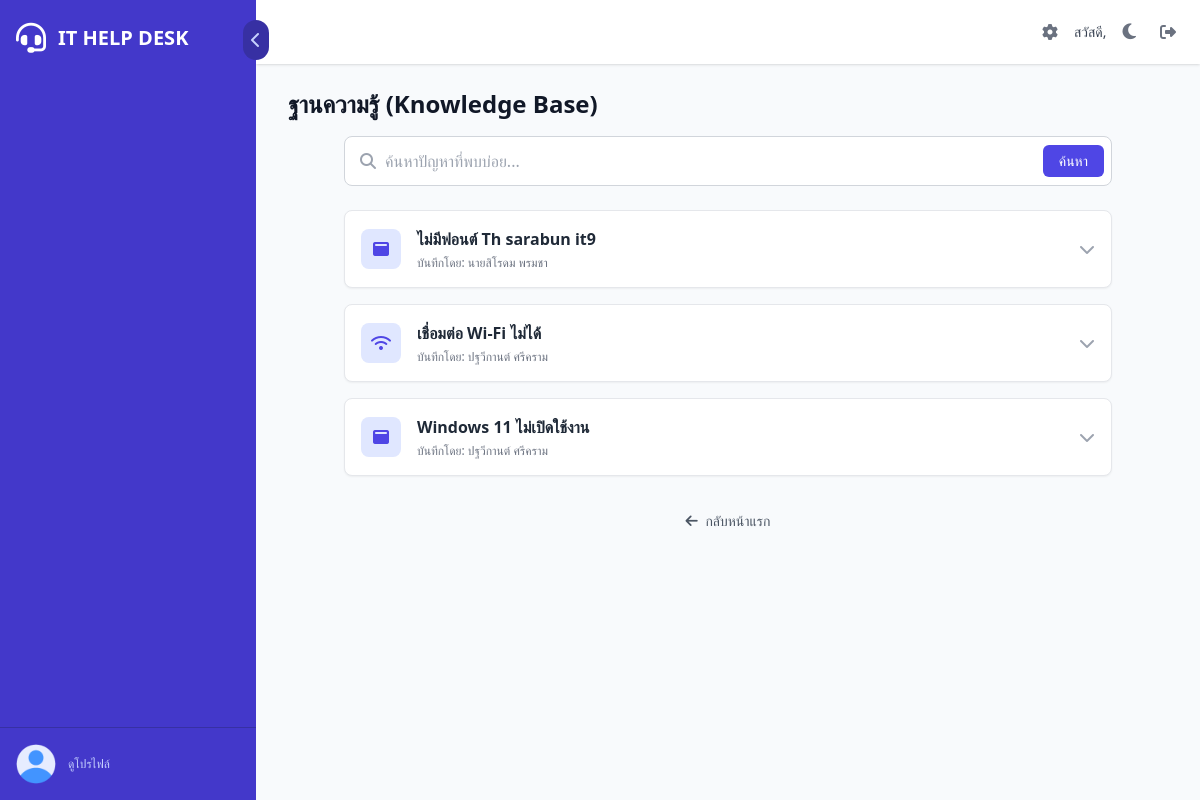
The app's page /knowledge_base.php, older data.
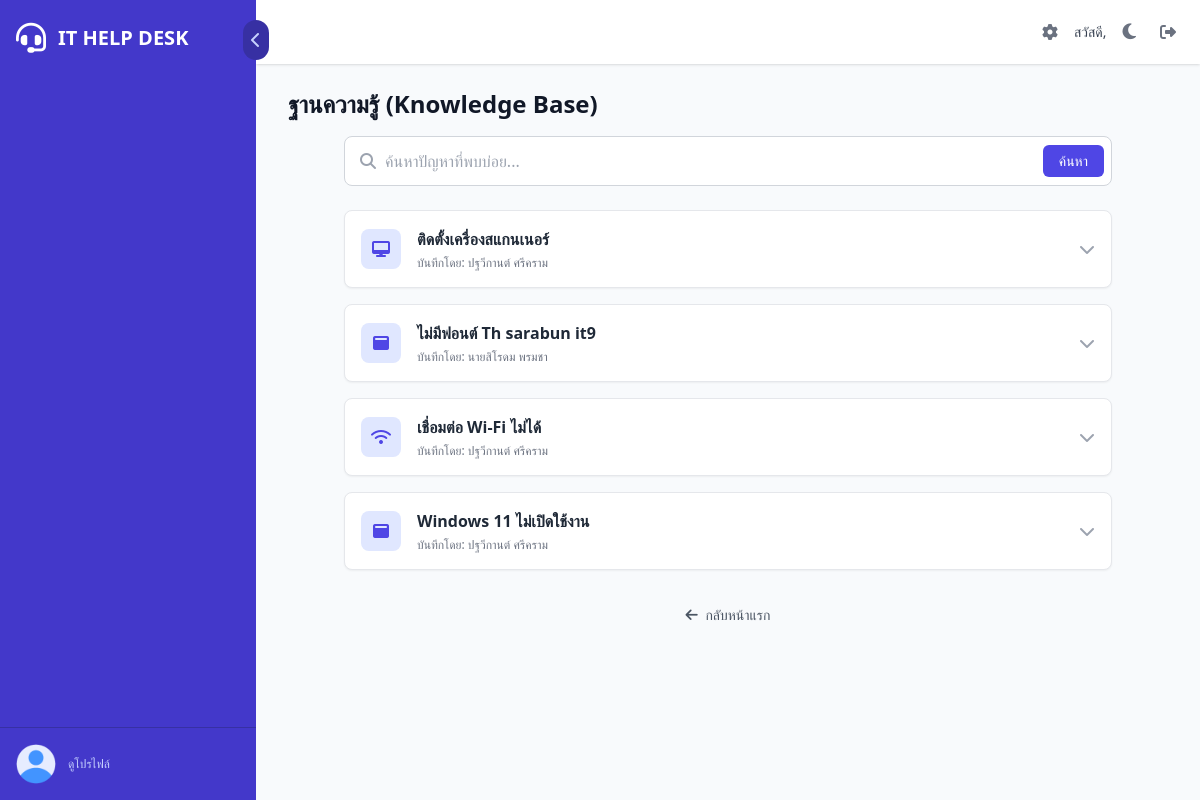
The same page, newer data.
### tables this page shows
CREATE TABLE `knowledge_base` (
  `id` int(11) NOT NULL,
  `issue_id_source` int(11) DEFAULT NULL,
  `category` varchar(100) NOT NULL,
  `question` text NOT NULL,
  `answer` text NOT NULL,
  `created_by` int(11) NOT NULL,
  `created_at` timestamp NOT NULL DEFAULT current_timestamp()
);

CREATE TABLE `users` (
  `id` int(11) NOT NULL,
  `fullname` varchar(255) NOT NULL,
  `position` varchar(255) DEFAULT NULL,
  `department` varchar(255) DEFAULT NULL,
  `division` varchar(255) DEFAULT NULL,
  `phone` varchar(50) DEFAULT NULL,
  `line_id` varchar(100) DEFAULT NULL,
  `email` varchar(255) NOT NULL,
  `password` varchar(255) NOT NULL,
  `image_url` varchar(255) DEFAULT 'assets/images/user.png',
  `role` enum('user','it','admin') NOT NULL DEFAULT 'user',
  `created_at` timestamp NOT NULL DEFAULT current_timestamp()
);

### knowledge_base.php (the view, shortened to what this page needs)
<?php
require_once 'includes/header.php';
$search_term = trim($_GET['search'] ?? '');
$search_query = "%" . $search_term . "%";
$sql = "SELECT kb.*, u.fullname as creator_name
        FROM knowledge_base kb
        JOIN users u ON kb.created_by = u.id
        WHERE kb.question LIKE ? OR kb.answer LIKE ?
        ORDER BY kb.created_at DESC";
$stmt = $conn->prepare($sql);
$stmt->bind_param("ss", $search_query, $search_query);
$stmt->execute();
$kb_result = $stmt->get_result();
$category_icon_map = [
    'ฮาร์ดแวร์' => 'fa-desktop',
    'ซอฟต์แวร์' => 'fa-window-maximize',
    'ระบบเครือข่าย' => 'fa-wifi',
    'ระบบสารบรรณ/ERP' => 'fa-file-invoice',
    'อีเมล' => 'fa-envelope-open-text',
    'อื่นๆ' => 'fa-question-circle'
];
?>
<div class="max-w-3xl mx-auto" x-data="{ activeAccordion: null }">
    <form method="GET" action="knowledge_base.php" class="mb-6 relative">
        <input type="text" name="search" placeholder="ค้นหาปัญหาที่พบบ่อย..." value="<?php echo htmlspecialchars($search_term); ?>" class="w-full px-4 py-3 border border-gray-300 rounded-lg pl-10 focus:outline-none focus:ring-2 focus:ring-indigo-500">
        <i class="fa-solid fa-search absolute left-4 top-1/2 -translate-y-1/2 text-gray-400"></i>
        <button type="submit" class="absolute right-2 top-1/2 -translate-y-1/2 px-4 py-1.5 bg-indigo-600 text-white rounded-md text-sm hover:bg-indigo-700">ค้นหา</button>
    </form>
    <div id="kb-list" class="space-y-4">
        <?php if ($kb_result->num_rows > 0): ?>
            <?php while ($kb_item = $kb_result->fetch_assoc()):
                $category_icon = $category_icon_map[$kb_item['category']] ?? 'fa-question-circle';
            ?>
            <div class="bg-white rounded-lg shadow-sm border border-gray-200 overflow-hidden">
                <div @click="activeAccordion = activeAccordion === <?php echo $kb_item['id']; ?> ? null : <?php echo $kb_item['id']; ?>" class="cursor-pointer flex justify-between items-center p-4 hover:bg-gray-50 transition-colors">
                    <div class="flex items-center gap-4">
                        <div class="bg-indigo-100 text-indigo-600 rounded-lg w-10 h-10 flex-shrink-0 flex items-center justify-center">
                            <i class="fa-solid <?php echo $category_icon; ?>"></i>
                        </div>
                        <div>
                            <h3 class="font-semibold text-gray-800"><?php echo htmlspecialchars($kb_item['question']); ?></h3>
                            <p class="text-xs text-gray-500 mt-1">
                                <span>บันทึกโดย: <?php echo htmlspecialchars($kb_item['creator_name']); ?></span>
                            </p>
                        </div>
                    </div>
                    <i class="fa-solid fa-chevron-down transition-transform text-gray-400" :class="activeAccordion === <?php echo $kb_item['id']; ?> && 'rotate-180'"></i>
                </div>
            </div>
            <?php endwhile; ?>
        <?php endif; ?>
    </div>
    <div class="text-center mt-8">
        <a href="index.php" class="text-sm text-gray-600 hover:text-indigo-600">
            <i class="fa-solid fa-arrow-left mr-1"></i> กลับหน้าแรก
        </a>
    </div>
</div>
<?php
require_once 'includes/footer.php';
?>

Row changes from the older to the newer data that the page shows:
added knowledge_base: question "ติดตั้งเครื่องสแกนเนอร์", users.fullname "ปฐวีกานต์ ศรีคราม"
